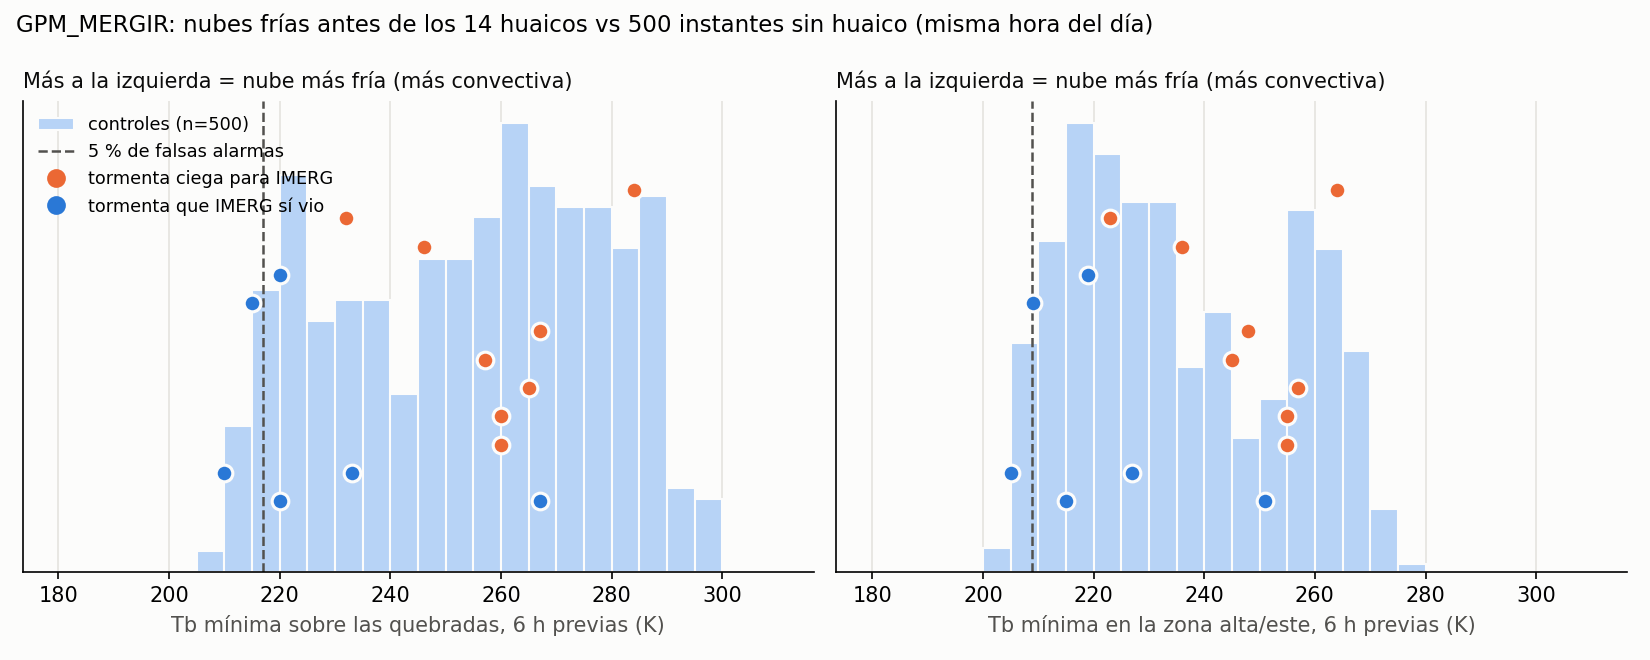

The script that saved this image:
"""R2: prueba go/no-go de nubes frías (GPM_MERGIR) para las tormentas "ciegas" de IMERG. NO entra al modelo. Nada se ajusta: no hay entrenamiento.

Instante de referencia t0 = primera hora del huaico (tormentas) o instante al azar (controles). Ventanas: imágenes con t0-6h < tiempo <= t0 (y 3 h).
Zonas: QUEBRADAS = rectángulo de los 17 polígonos + 0.02° (lat -12.013 a -11.871, lon -76.846 a -76.625); ALTA/ESTE = lon > -76.625 (cuenca alta
de Santa Eulalia y del Rímac, todo el recuadro en latitud).
Variables por imagen: Tb mínima (K), fracción de píxeles < 235 K y < 220 K. En la ventana: mínimo de Tb_min, máximo de las fracciones.
PRINCIPAL (fijada antes de mirar): Tb mínima sobre las QUEBRADAS en 6 h (más fría = más señal). Las otras 11 son exploratorias.
Tormenta ciega: mediana de sus quebradas con IMERG < 0.1 mm en las 6 h previas (8 de 14); estricta: ninguna quebrada >= 0.1 mm (5).
Detección al 5 % de falsas alarmas: puntaje > percentil 95 de los controles.
Criterio GO: AUC >= 0.75 en ciegas o >= 1/3 de las ciegas detectadas al 5 %.
Salidas en modelo/mejoras/R2/: nubes_frias_auc.csv, nubes_frias_tormentas.csv, nubes_frias.png
"""
import sys
from pathlib import Path

import numpy as np
import pandas as pd
from sklearn.metrics import roc_auc_score

AQUI = Path(__file__).resolve().parent
sys.path.insert(0, str(AQUI.parents[1]))
from comun import cargar_lluvia_horaria  # noqa: E402

DATOS = AQUI / "datos"
UTC = pd.Timedelta(hours=5)
QLAT, QLON = (-12.013, -11.871), (-76.846, -76.625)
PRINCIPAL = "tbmin_quebradas_6h"
RNG = np.random.default_rng(0)


def tiempos(tab, horas):
    """Tiempos UTC de las 2*(horas+1) imágenes de cada fila (como en descargar_mergir.py)."""
    base = (tab.t0_local + UTC).dt.floor("h")
    k = np.arange(2 * (horas + 1))
    return base.to_numpy()[:, None] - np.timedelta64(horas, "h") + (k // 2) * np.timedelta64(1, "h") + (k % 2) * np.timedelta64(30, "m")


def variables(ruta, tab):
    z = np.load(ruta)
    tb = z["tb"].astype("float32")
    tb[tb < 0] = np.nan
    lat, lon = z["lat"], z["lon"]
    T = tiempos(tab, int(z["horas"]))
    t0 = (tab.t0_local + UTC).to_numpy()[:, None]
    mq = ((lat[:, None] >= QLAT[0]) & (lat[:, None] <= QLAT[1])) & ((lon[None, :] >= QLON[0]) & (lon[None, :] <= QLON[1]))
    ma = np.broadcast_to(lon[None, :] > QLON[1], mq.shape)
    out = {}
    for zona, m in (("quebradas", mq), ("alta", ma)):
        x = tb[:, :, m]                                     # (n, imágenes, píxeles)
        por_img = {"tbmin": np.nanmin(x, axis=2), "f235": np.nanmean(x < 235, axis=2), "f220": np.nanmean(x < 220, axis=2)}
        for h in (3, 6):
            v = (T > t0 - np.timedelta64(h, "h")) & (T <= t0)
            for nom, a in por_img.items():
                a = np.where(v, a, np.nan)
                out[f"{nom}_{zona}_{h}h"] = np.nanmin(a, axis=1) if nom == "tbmin" else np.nanmax(a, axis=1)
    return pd.DataFrame(out, index=tab.index)


def puntaje(col, x):
    return -x if col.startswith("tbmin") else x       # más alto = más señal


def main():
    pd.set_option("display.width", 220)
    ev = pd.read_csv(DATOS / "instantes_tormentas.csv", parse_dates=["fecha", "t0_local"])
    ct = pd.read_csv(DATOS / "instantes_controles.csv", parse_dates=["t0_local"])
    fe, fc = variables(DATOS / "mergir_tormentas.npz", ev), variables(DATOS / "mergir_controles.npz", ct)
    # IMERG en las 6 h previas (media de las 17 quebradas, sin retraso): para describir y para el subgrupo de controles con lluvia
    R = cargar_lluvia_horaria().pivot(index="hora", columns="quebrada_id", values="mm").mean(axis=1)
    im = lambda t: float(R.loc[t - pd.Timedelta(hours=6): t - pd.Timedelta(hours=1)].sum()) if t - pd.Timedelta(hours=6) in R.index else np.nan
    ct["imerg_6h"] = ct.t0_local.dt.floor("h").map(im)
    grupos = {"todas (14)": ev.index, "ciegas (8)": ev.index[ev.ciega], "ciegas estrictas (5)": ev.index[ev.ciega_estricta]}
    controles = {"todos": ct.index, "con lluvia IMERG >= 0.1 mm en 6 h": ct.index[ct.imerg_6h >= 0.1]}
    filas = []
    for col in fe.columns:
        for cn, ci in controles.items():
            sc = puntaje(col, fc.loc[ci, col].dropna().to_numpy())
            tau = np.quantile(sc, 0.95)
            for gn, gi in grupos.items():
                se = puntaje(col, fe.loc[gi, col].to_numpy())
                y = np.r_[np.ones(len(se)), np.zeros(len(sc))]
                s = np.r_[se, sc]
                auc = roc_auc_score(y, s)
                bs = [roc_auc_score(np.r_[np.ones(len(se)), np.zeros(len(sc))], np.r_[RNG.choice(se, len(se)), RNG.choice(sc, len(sc))]) for _ in range(500)]
                filas.append(dict(variable=col, principal=col == PRINCIPAL, controles=cn, n_controles=len(sc), grupo=gn, AUC=round(auc, 3),
                                  AUC_ic90=f"{np.quantile(bs, .05):.2f}-{np.quantile(bs, .95):.2f}", detectadas_5pct=int((se > tau).sum()), de=len(se)))
    r = pd.DataFrame(filas)
    r.to_csv(AQUI / "nubes_frias_auc.csv", index=False)
    tor = pd.concat([ev[["id", "fecha", "t0_local", "bloques", "imerg_6h_mediana", "ciega", "ciega_estricta"]], fe.round(3)], axis=1)
    tor.to_csv(AQUI / "nubes_frias_tormentas.csv", index=False)

    print(f"Controles: {len(ct)} ({int((ct.imerg_6h >= 0.1).sum())} con IMERG >= 0.1 mm en 6 h) | tormentas 14, ciegas {int(ev.ciega.sum())}, estrictas {int(ev.ciega_estricta.sum())}")
    p = r[r.controles == "todos"].pivot(index="variable", columns="grupo", values=["AUC", "detectadas_5pct"])
    print("\nAUC y detectadas al 5 % (controles: todos)\n" + p.to_string())
    print("\nPRINCIPAL\n" + r[r.principal][["controles", "grupo", "AUC", "AUC_ic90", "detectadas_5pct", "de"]].to_string(index=False))
    print("\nPor tormenta (principal y fracción < 235 K en la zona alta, 6 h):")
    print(tor[["fecha", "t0_local", "ciega", "imerg_6h_mediana", PRINCIPAL, "f235_quebradas_6h", "f235_alta_6h", "tbmin_alta_6h"]].to_string(index=False))
    print("Percentiles 5/50/95 de los controles:", {c: np.nanpercentile(fc[c], [5, 50, 95]).round(2).tolist() for c in (PRINCIPAL, "f235_alta_6h", "tbmin_alta_6h")})
    figura(fe, fc, ev)


def figura(fe, fc, ev):
    import matplotlib

    matplotlib.use("Agg")
    import matplotlib.pyplot as plt

    fig, ejes = plt.subplots(1, 2, figsize=(11, 4.4), facecolor="#fcfcfb")
    for ax, (col, et) in zip(ejes, ((PRINCIPAL, "Tb mínima sobre las quebradas, 6 h previas (K)"), ("tbmin_alta_6h", "Tb mínima en la zona alta/este, 6 h previas (K)"))):
        ax.set_facecolor("#fcfcfb")
        v = fc[col].dropna()
        ax.hist(v, bins=np.arange(180, 311, 5), color="#b7d3f6", edgecolor="#fcfcfb", label=f"controles (n={len(v)})")
        q5 = np.nanpercentile(v, 5)
        ax.axvline(q5, color="#52514e", ls="--", lw=1.2, label="5 % de falsas alarmas")
        top = ax.get_ylim()[1]
        for i, r in ev.iterrows():
            c = "#eb6834" if r.ciega else "#2a78d6"
            ax.plot(fe.loc[i, col], top * (0.15 + 0.06 * (i % 12)), "o", ms=8, color=c, mec="#fcfcfb", mew=1.5)
        ax.plot([], [], "o", color="#eb6834", ms=8, label="tormenta ciega para IMERG")
        ax.plot([], [], "o", color="#2a78d6", ms=8, label="tormenta que IMERG sí vio")
        ax.set_xlabel(et, color="#52514e")
        ax.set_title("Más a la izquierda = nube más fría (más convectiva)", loc="left", fontsize=10, color="#0b0b0b")
        ax.grid(axis="x", color="#e4e3df", lw=0.8)
        ax.set_axisbelow(True)
        for s in ("top", "right"):
            ax.spines[s].set_visible(False)
        ax.set_yticks([])
    ejes[0].legend(frameon=False, fontsize=8.5, loc="upper left")
    fig.suptitle("GPM_MERGIR: nubes frías antes de los 14 huaicos vs 500 instantes sin huaico (misma hora del día)", x=0.01, ha="left", fontsize=11)
    fig.tight_layout()
    fig.savefig(AQUI / "nubes_frias.png", dpi=150)
    plt.close(fig)


if __name__ == "__main__":
    main()
